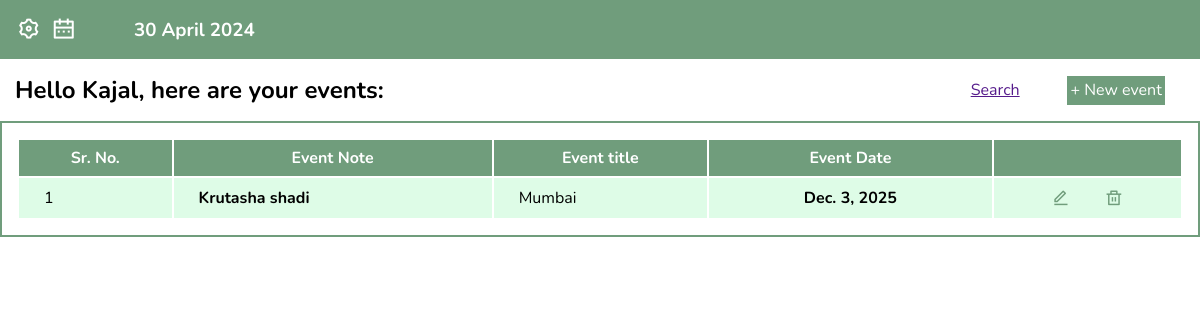
The page /events/ (signed in) on the database as committed earlier.
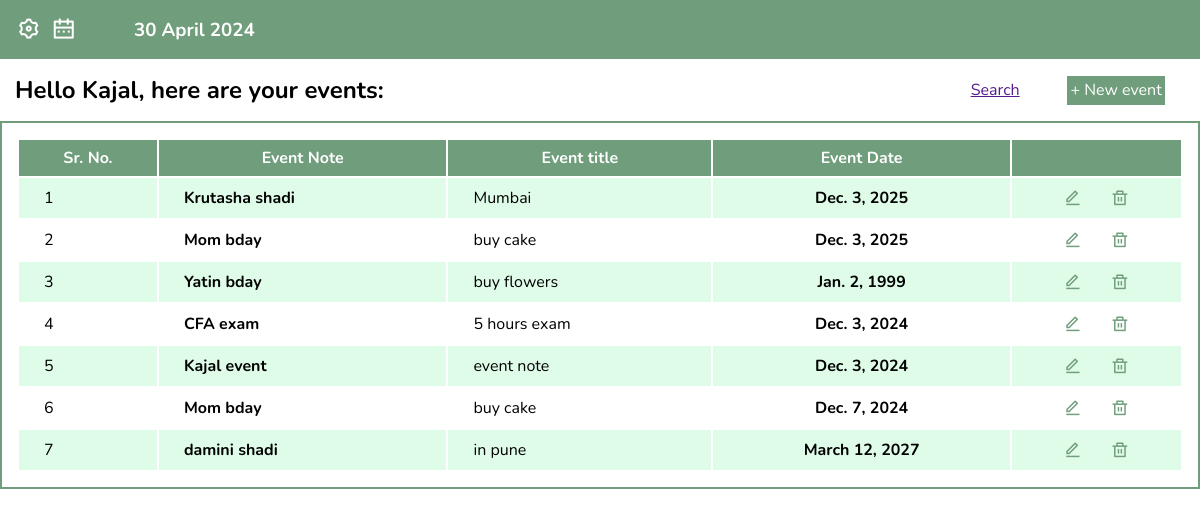
The same page on the database as committed later.
### app_user/models.py (models this page shows)
class customUser(AbstractUser):
    username=None
    mobile_number=models.CharField(
        max_length=40,
        null = True,
        blank = True,
        default = ''
    )
    email=models.EmailField(unique=True)
    USERNAME_FIELD = 'email'
    REQUIRED_FIELDS = []
    objects = UserManager()

### events/models.py (models this page shows, shortened)
class event(models.Model):
    event_user = models.ForeignKey(User, on_delete=models.CASCADE, null=True, blank=True)
    event_title = models.CharField(max_length=30)
    event_description = models.CharField(max_length=100, null=True, blank=True)
    event_date = models.DateField()

### Event_Calendar_project/views.py (the view)
# urls.py: path('events/',EventList.as_view(), name="all_events"),
class EventList(LoginRequiredMixin,ListView):
    model = event
    context_object_name = 'events'
    def get_context_data(self,**kwargs):
        context = super().get_context_data(**kwargs)
        context['events'] = context['events'].filter(event_user=self.request.user)
        return context

### events/templates/events/event_list.html (shortened to what this page needs)
<!DOCTYPE html>
<html>
<head>
    <link href="https://cdn.jsdelivr.net/npm/remixicon@4.2.0/fonts/remixicon.css" rel="stylesheet" />
</head>
<body>
    <div class="container">
        <div class="top">
            <div class="links">
                <a href="{% url 'settings-page' %}"><i class="ri-settings-3-line settings"></i></a>
                <a href="{% url 'calendar-home' %}"><i class="ri-calendar-2-line"></i></a>
            </div>
            <h3>{% now "d F Y" %}</h3>
        </div>
        <div class="bottom">
            <div class="tag-btns">
                <h2>Hello {{user.first_name}}, here are your events:</h2>
                <div class="btns">
                    <a href="">Search</a>
                    <a href="{% url 'event-create' %}"><button>+ New event</button></a>
                </div>
            </div>
            <div class="eventTable">
            <table>
                <tr>
                    <th>Sr. No.</th>
                    <th>Event Note</th>
                    <th>Event title</th>
                    <th>Event Date</th>
                    <th></th>
                </tr>
                {% for event in events %}
                <tr>
                    <td class="ctr"></td>
                    <td><b>{{event.event_title}}</b></td>
                    <td>{{event.event_description}}</td>
                    <td class="date-col"><b>{{event.event_date}}</b></td>
                    <td class="ud"> <a href="{% url 'event-update' event.id %}"><i class="ri-edit-line"></i></a>
                        <a href="{% url 'event-delete' event.id %}"><i class="ri-delete-bin-line"></i></a></td>
                </tr>
                {% empty %}
                <p>No events</p>
                {% endfor %}
            </table>
            </div>
        </div>
    </div>
</body>
</html>

### events/templates/events/event_list.html (style rules this page uses)
* { margin: 0; padding: 0; box-sizing: border-box; font-family: 'Nunito', sans-serif; }
.container { display: flex; flex-direction: column; }
.top { background-color: #709D7C; padding: .7rem; flex-basis: 5%; display: flex; }
.top .links { flex-basis: 10%; display: flex; align-items: center; }
.top .links a { text-decoration: none; color: white; padding: 5px; transition: 0.3s ease; }
.top .links a i { font-size: 1.5rem; }
.top h3 { flex-basis: 90%; display: flex; align-items: center; justify-content: left; padding-left: 5px; color: white; }
.tag-btns { display: flex; padding: 15px; }
.tag-btns h2 { flex-basis: 80%; }
.tag-btns .btns { flex-basis: 20%; display: flex; align-items: center; justify-content: space-around; }
.tag-btns .btns a button { background-color: #709D7C; color: white; padding: 3.5px; outline: none; margin-left: 8px; border: none; font-size: 1rem; transition: 0.3s ease; }
.eventTable { border: 2px solid #709D7C; display: flex; align-items: center; justify-content: center; }
.eventTable table { width: 100%; padding: 15px; counter-reset: Serial; }
.eventTable table th { padding: 7px 14px; background-color: #709D7C; color: white; }
.eventTable table tr td { padding: 8px 25px; }
.eventTable table tr .date-col { text-align: center; }
tr .ctr::before { counter-increment: Serial; content: counter(Serial); align-content: center; text-align: center; }
.eventTable table tr .ud { display: flex; justify-content :space-evenly; }
.eventTable table tr .ud a { text-decoration: none; color: #709D7C; font-size: 1.1rem; margin: 0 2px; transition: 0.3s ease; }
.eventTable table tr:nth-child(even) { background-color: #defce7; }

Rows that differ between the two databases and show on the page:
added event: event_title "Mom bday", event_description "buy cake", event_date "Dec. 3, 2025"
added event: event_title "Yatin bday", event_description "buy flowers", event_date "Jan. 2, 1999"
added event: event_title "CFA exam", event_description "5 hours exam", event_date "Dec. 3, 2024"
added event: event_title "Kajal event", event_description "event note", event_date "Dec. 3, 2024"
added event: event_title "Mom bday", event_description "buy cake", event_date "Dec. 7, 2024"
added event: event_title "damini shadi", event_description "in pune", event_date "March 12, 2027"
